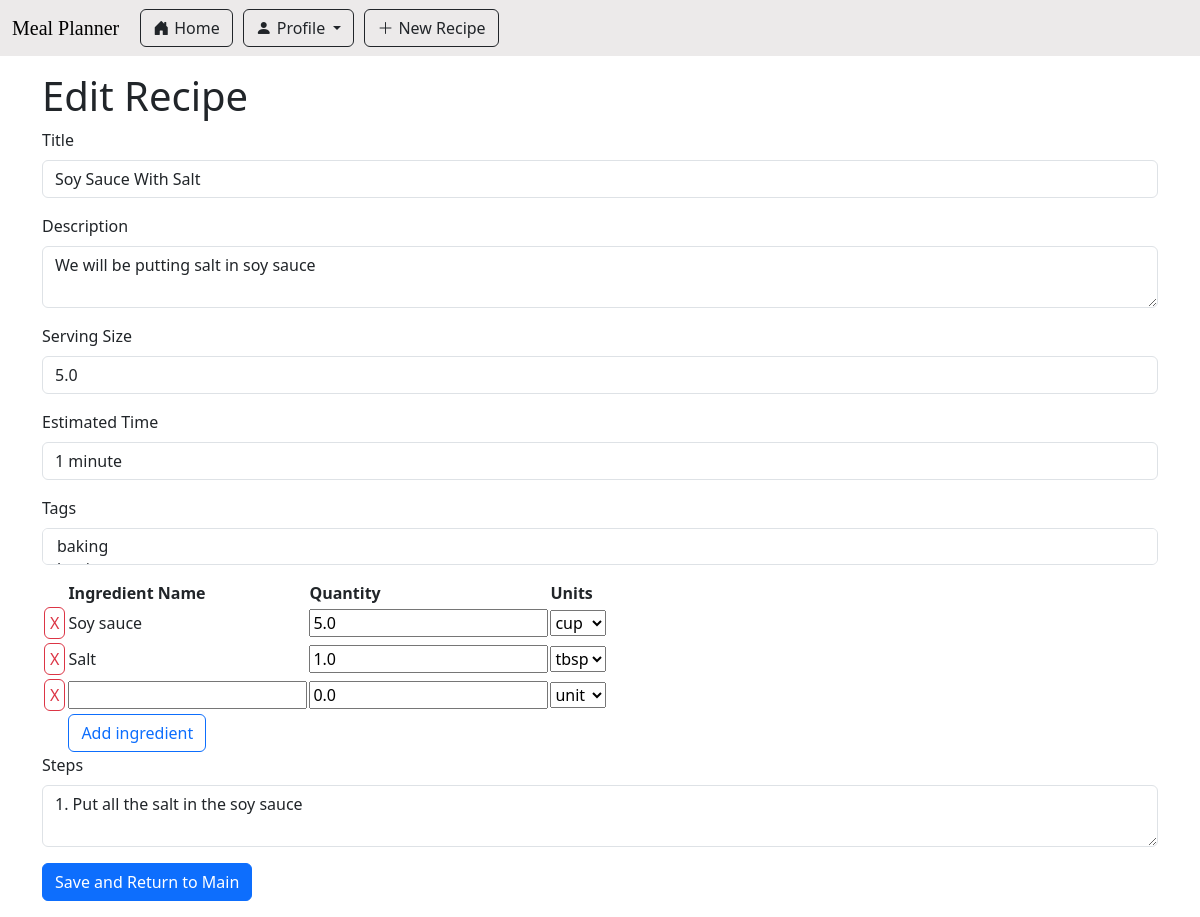
Screenshot of /recipe/6/edit with the database file from the repository.
### app/main/models.py (models this page shows, shortened)
class Recipe(db.Model):
    id : sqlo.Mapped[int] = sqlo.mapped_column(primary_key=True)
    title : sqlo.Mapped[str] = sqlo.mapped_column(sqla.String(150), default="")
    description: sqlo.Mapped[str] = sqlo.mapped_column(sqla.String(1500), default="")
    servingSize : sqlo.Mapped[float] = sqlo.mapped_column(sqla.Float, default=0)
    estimatedTime : sqlo.Mapped[str] = sqlo.mapped_column(sqla.String(25), default="")
    steps : sqlo.Mapped[str] = sqlo.mapped_column(sqla.String, default="")
    timestamp : sqlo.Mapped[Optional[datetime]] = sqlo.mapped_column(default = lambda : datetime.now(timezone.utc))
    is_draft : sqlo.Mapped[bool] = sqlo.mapped_column(sqla.Boolean, default=True)
    user_id : sqlo.Mapped[int] = sqlo.mapped_column(sqla.ForeignKey('user.id'))
    writer : sqlo.Mapped['User'] = sqlo.relationship(back_populates='written_recipes')
    tags: sqlo.WriteOnlyMapped['Tag'] = sqlo.relationship(
        secondary=recipe_tags_table,
        primaryjoin=(recipe_tags_table.c.recipe_id == id),
        back_populates='recipes',
        passive_deletes=True)
    recipe_saved_by_users : sqlo.WriteOnlyMapped['User'] = sqlo.relationship(
        secondary=saved_recipes_table,
        primaryjoin=(saved_recipes_table.c.recipe_id == id),
        back_populates='users_saved_recipes',
        passive_deletes=True)
    ingredients_used: sqlo.WriteOnlyMapped['RecipeIngredientUse'] = sqlo.relationship(back_populates='recipe_usecase_recipe', passive_deletes=True)
    def get_tags(self):
        return db.session.scalars(self.tags.select()).all()

class Ingredient(db.Model):
    id : sqlo.Mapped[int] = sqlo.mapped_column(primary_key=True)
    name : sqlo.Mapped[str] = sqlo.mapped_column(sqla.String(20), index=True, unique=True)
    recipe_involvements: sqlo.WriteOnlyMapped['RecipeIngredientUse'] = sqlo.relationship(back_populates='recipe_usecase_ingredient')
    userlist_involvements: sqlo.WriteOnlyMapped['UserIngredientListUse'] = sqlo.relationship(back_populates='userlist_ingredient')

### app/recipe/recipe_routes.py (the view, shortened to what this page needs)
@bp_recipe.route('/recipe/<recipe_id>/edit', methods=['GET', 'POST'])
def edit_recipe(recipe_id):
    recipeDraft = db.session.get(Recipe, recipe_id)
    if request.method == "GET":
        ingredient_data = []
        for ingUseCase in db.session.scalars(sqla.select(RecipeIngredientUse).where(RecipeIngredientUse.recipe_id == recipe_id)).all():
            ingredient_data.append({
                "ingredientName": ingUseCase.recipe_usecase_ingredient.name.capitalize(),
                "quantity": ingUseCase.amount,
                "unit": ingUseCase.unit,
                "ingredient_id": ingUseCase.ingredient_id
            })
        ingredient_data.append({
            "ingredientName": "",
            "quantity": 0.0,
            "unit": "",
        })
        rform = RecipeForm(
            title = recipeDraft.title,
            description = recipeDraft.description,
            servingSize = recipeDraft.servingSize,
            estimatedTime = recipeDraft.estimatedTime,
            tags = recipeDraft.get_tags(),
            ingredients = ingredient_data,
            steps = recipeDraft.steps
        )
    else:
        rform = RecipeForm()
    if recipeDraft.is_draft:
        return render_template('create_recipe.html', title="Create New Recipe", form=rform, recipe_id=recipe_id, is_draft=True)
    else:
        return render_template('create_recipe.html', title="Edit Recipe", form=rform, recipe_id=recipe_id, is_draft=False)

### app/recipe/recipe_forms.py
class RecipeForm(FlaskForm):
    title = StringField('Title')
    description = TextAreaField('Description', validators=[Length(max=1500)])
    servingSize = FloatField('Serving Size', default=0.0, validators=[Optional()])
    estimatedTime = StringField('Estimated Time', validators=[Length(max=25)])
    tags = QuerySelectMultipleField('Tags', query_factory = lambda : db.session.scalars(sqla.select(Tag).order_by(Tag.name)),
                                    get_label= lambda tag: tag.name,
                                    render_kw={"class": "form-control", "size": "1"})
    ingredients = FieldList(FormField(IngredientForm))
    steps = TextAreaField('Steps')
    submit = SubmitField('Post')

class IngredientForm(Form):
    ingredient_id = HiddenField()
    ingredientName = StringField('Ingredient Name', default="")
    quantity = FloatField('Quantity', default=0.0, validators=[Optional()])
    unit = SelectField('Unit', choices=UNIT_OPTIONS, default="unit")

### app/main/models.py (called while the page is built)
    def __repr__(self):
        return '<Tag id: {} - name: {}>'.format(self.id, self.name)

### meal_planner.py (called while the page is built)
@app.before_request
def initDB(*args, **kwargs):
    if app._got_first_request:
        db.create_all()

### app/recipe/templates/create_recipe.html (shortened to what this page needs)
{% extends "base.html" %}
{% import 'bootstrap_wtf.html' as wtf %}
{% block content %}
    <h1>{{ title }}</h1>
    <form action="{{ url_for('recipe.edit_recipe', recipe_id=recipe_id) }}" method="post">
        {{ wtf.form_field(form.title) }}
        {{ wtf.form_field(form.description) }}
        {{ wtf.form_field(form.servingSize) }}
        {{ wtf.form_field(form.estimatedTime) }}
        {{ wtf.form_field(form.tags) }}
        <div class="ingredient-form">
            <table>
                <tr>
                    <th></th>
                    <th>Ingredient Name</th>
                    <th>Quantity</th>
                    <th>Units</th>
                    <th></th>
                </tr>
                {% for ingredient in form.ingredients %}
                    <tr>
                        <td><button type="submit" name="action_button" value="{{ingredient.ingredient_id.data}}" class="btn btn-outline-danger remove-btn">X</button></td>
                        {% if ingredient.ingredientName.data %}
                        <td>{{ ingredient.ingredientName.data }}</td>
                        {% else %}
                        <td>{{ ingredient.ingredientName() }}</td>
                        {% endif %}
                        <td>{{ ingredient.quantity() }}</td>
                        <td>{{ ingredient.unit() }}</td>
                    </tr>
                {% endfor %}
                <tr>
                    <th></th>
                    <th><button type="submit" name="action_button" value="add" class="btn btn-outline-primary">Add ingredient</button></th>
                </tr>
            </table>
        </div>
        {{ wtf.form_field(form.steps) }}
        {% if is_draft %}
            <button type="submit" name="action_button" value="save" class="btn btn-outline-success">Save Draft and Return</button>
            <button type="submit" name="action_button" value="post" class="btn btn-primary">Post</button>
        {% else %}
            <button type="submit" name="action_button" value="post" class="btn btn-primary">Save and Return to Main</button>
        {% endif %}
    </form>
  {% endblock %}

### app/main/templates/bootstrap_wtf.html (shortened to what this page needs)
{% macro form_field(field, autofocus) %}
  {%- if field.type == 'BooleanField' %}
  <div class="form-check mb-3">
    {{ field(class='form-check-input') }}
    {{ field.label(class='form-check-label') }}
  </div>
  {%- elif field.type == 'SelectField' %}
    {{ field.label(class='form-label') }}
    {{ field(class='form-select mb-3') }}
  {%- elif field.type == 'QuerySelectMultipleField' %}
    {{ field.label(class='form-label') }}
    {{ field(class='form-select mb-3') }}
    {%- elif field.type == 'TextAreaField' %}
  <div class="mb-3">
    {{ field.label(class='form-label') }}
    {% if autofocus %}
      {{ field(class='form-control' + (' is-invalid' if field.errors else ''), autofocus=True) }}
    {% else %}
      {{ field(class='form-control' + (' is-invalid' if field.errors else '')) }}
    {% endif %}
  </div>
  {%- elif field.type == 'SubmitField' %}
  {{ field(class='btn btn-primary mb-3 col-2') }}
  {%- else %}
  <div class="mb-3">
    {{ field.label(class='form-label') }}
    {% if autofocus %}
      {{ field(class='form-control' + (' is-invalid' if field.errors else ''), autofocus=True) }}
    {% else %}
      {{ field(class='form-control' + (' is-invalid' if field.errors else '')) }}
    {% endif %}
  </div>
  {%- endif %}
{% endmacro %}

### app/static/css/main.css (style rules this page uses)
:root { --accent-bg-color: #eceaea; --blank-bg-color: #fff; --outline-color: #989090; }
.remove-btn { margin: 1px; padding-left: 5px; padding-right: 5px; padding-top: 3px; padding-bottom: 3px; }
.ingredient-form { width:100%; }

### rows the page displays
Recipe: title "Soy Sauce With Salt", description "We will be putting salt in soy sauce", servingSize "5.0", estimatedTime "1 minute", steps "1. Put all the salt in the soy sauce"
Ingredient: {{ ingredient.ingredient_id.data }} 5 (drawn), ingredientName.data "Soy sauce", quantity "5.0"
Ingredient: {{ ingredient.ingredient_id.data }} 6 (drawn), ingredientName.data "Salt", quantity "1.0"

### other values shown
{{ title }} "Edit Recipe"
{{ field.label(class='form-label') }} "Title Serving Size Estimated Time"
{{ field.label(class='form-label') }} "Description Steps"
{{ field.label(class='form-label') }} "Tags"
